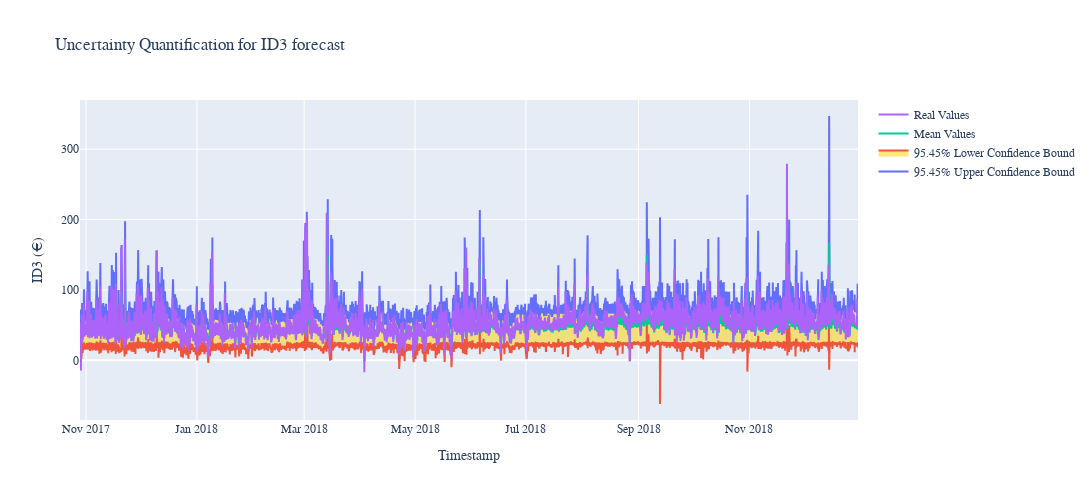

Notebook code cell kept with this figure:
### Code cell
import plotly.graph_objects as go

test_uncertainty_plot_df = test_uncertainty_df.copy(deep=True)

upper_trace = go.Scatter(
    x=X_test_unscaled.index,
    y=test_uncertainty_plot_df['upper_bound'],
    mode='lines',
    fill=None,
    name=f'{conf} Upper Confidence Bound'
    )

lower_trace = go.Scatter(
    x=X_test_unscaled.index,
    y=test_uncertainty_plot_df['lower_bound'],
    mode='lines',
    fill='tonexty',
    fillcolor='rgba(255, 211, 0, 0.5)',
    name=f'{conf} Lower Confidence Bound'
    )

real_trace = go.Scatter(
    x=X_test_unscaled.index,
    y=test_uncertainty_df['actual'],
    mode='lines',
    fill=None,
    name='Real Values'
    )

mean_trace = go.Scatter(
    x=X_test_unscaled.index,
    y=test_uncertainty_plot_df['mean'],
    mode='lines',
    fill=None,
    name='Mean Values'
    )

data = [upper_trace, lower_trace, mean_trace, real_trace]

fig = go.Figure(data=data)

fig.update_layout(  height = 500,
                    width = 1250,
                    title='Uncertainty Quantification for ID3 forecast',
                    xaxis_title='Timestamp',
                    yaxis_title='ID3 (€)')

fig.layout.font.family = 'SF Mono'

fig.show()

### Figure 1 — Plotly figure (JSON) as saved in the notebook; plotly's stock layout.template omitted (floating-point values rounded to 4 significant figures; data arrays with more than 128 entries replaced by an {"elided": "..."} marker saying what was removed)
{"data": [{"mode": "lines", "name": "95.45% Upper Confidence Bound", "type": "scatter", "x": {"elided": "10154 str values"}, "y": {"elided": "10154 float values"}}, {"fill": "tonexty", "fillcolor": "rgba(255, 211, 0, 0.5)", "mode": "lines", "name": "95.45% Lower Confidence Bound", "type": "scatter", "x": {"elided": "10154 str values"}, "y": {"elided": "10154 float values"}}, {"mode": "lines", "name": "Mean Values", "type": "scatter", "x": {"elided": "10154 str values"}, "y": {"elided": "10154 float values"}}, {"mode": "lines", "name": "Real Values", "type": "scatter", "x": {"elided": "10154 str values"}, "y": {"elided": "10154 float values"}}], "layout": {"font": {"family": "SF Mono"}, "height": 500, "title": {"text": "Uncertainty Quantification for ID3 forecast"}, "width": 1250, "xaxis": {"title": {"text": "Timestamp"}}, "yaxis": {"title": {"text": "ID3 (€)"}}}}
